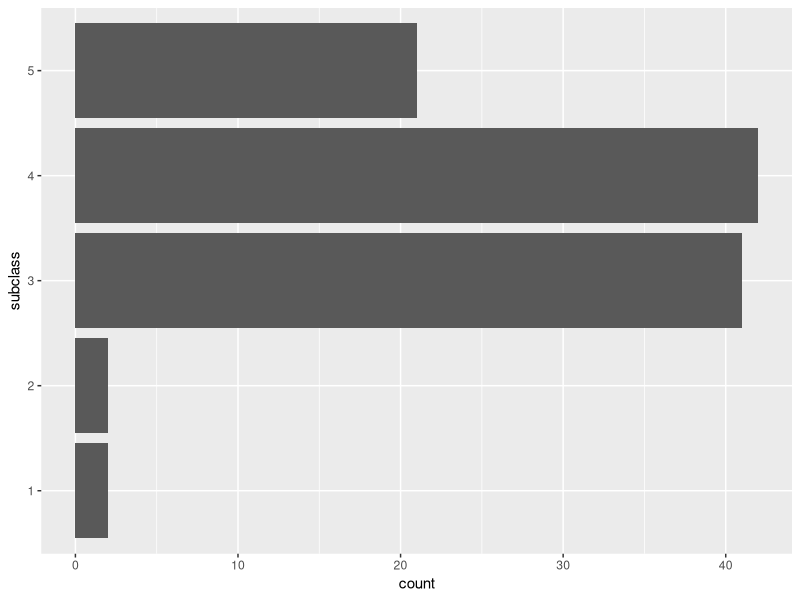
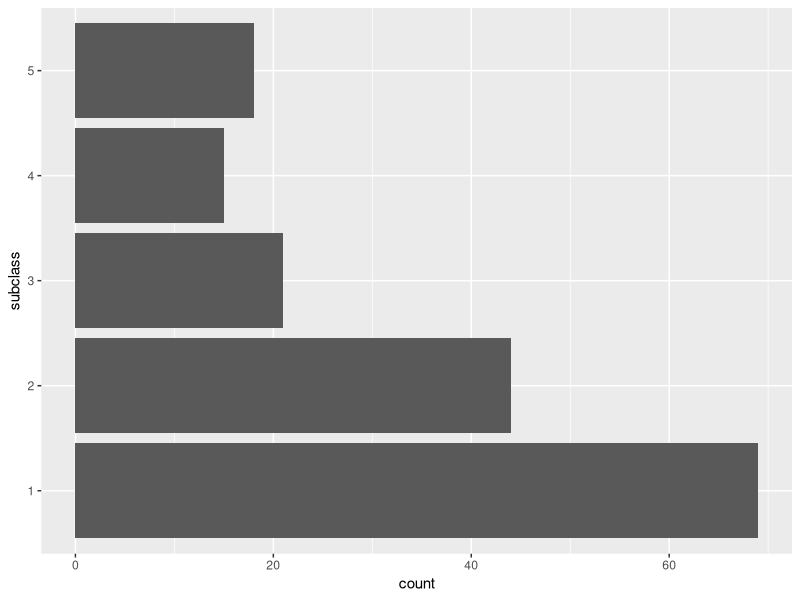
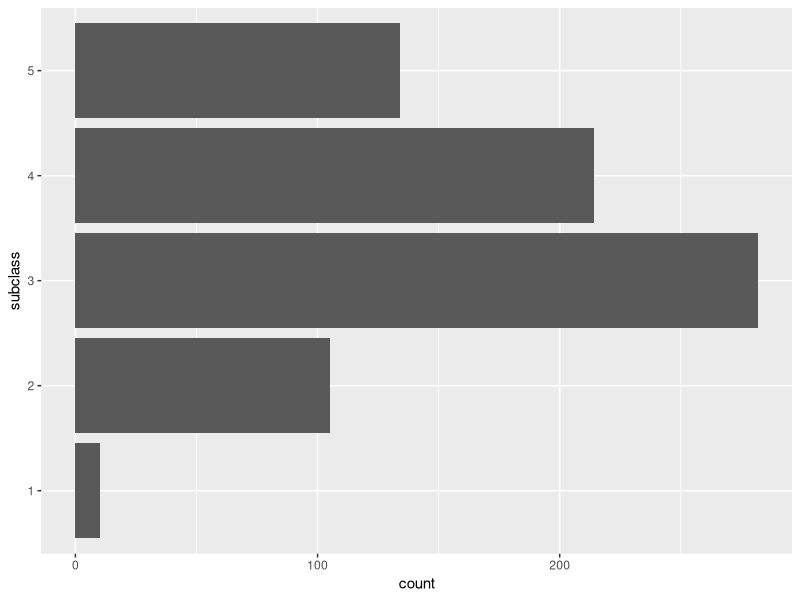
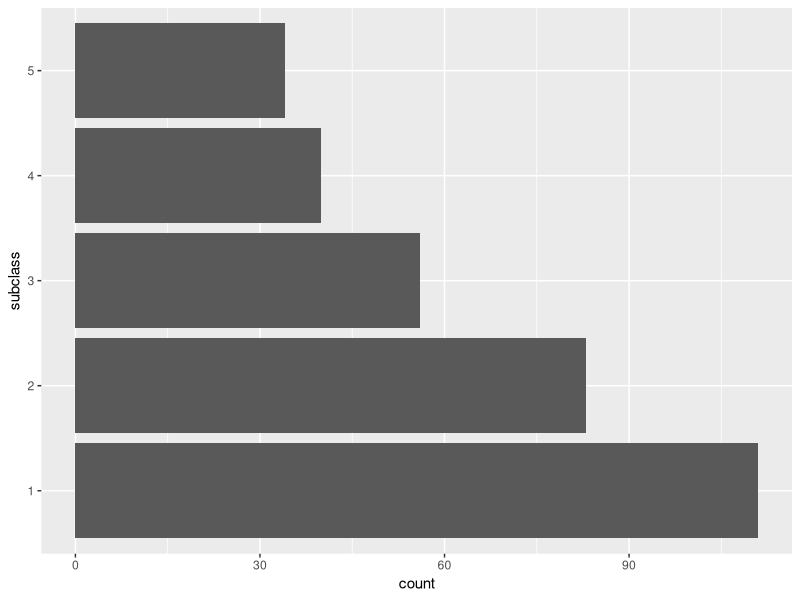
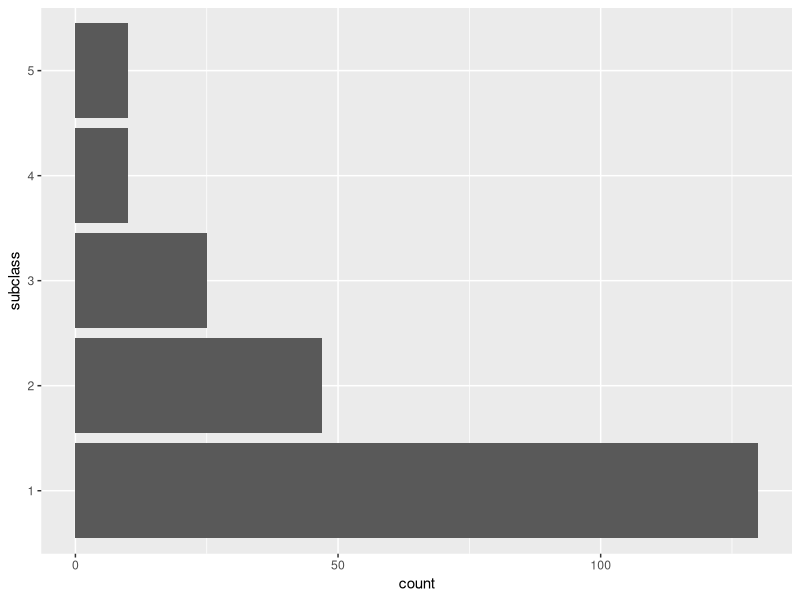
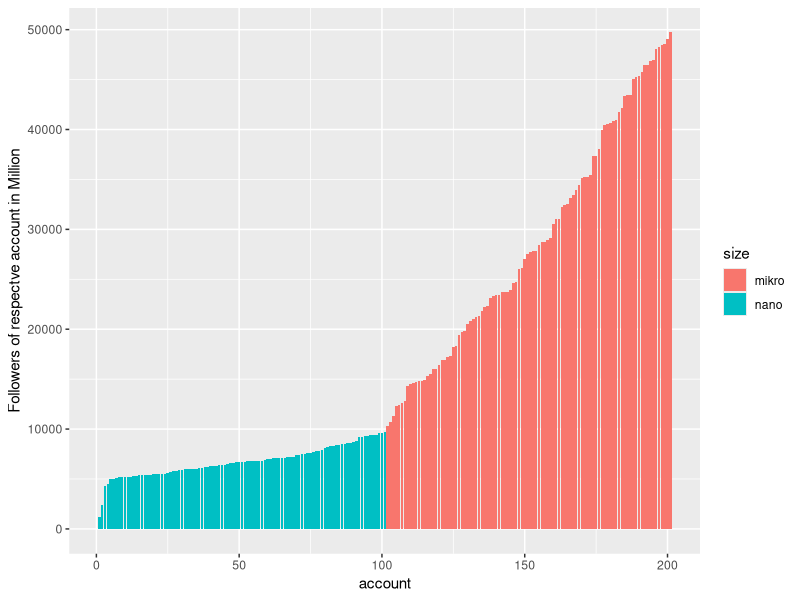
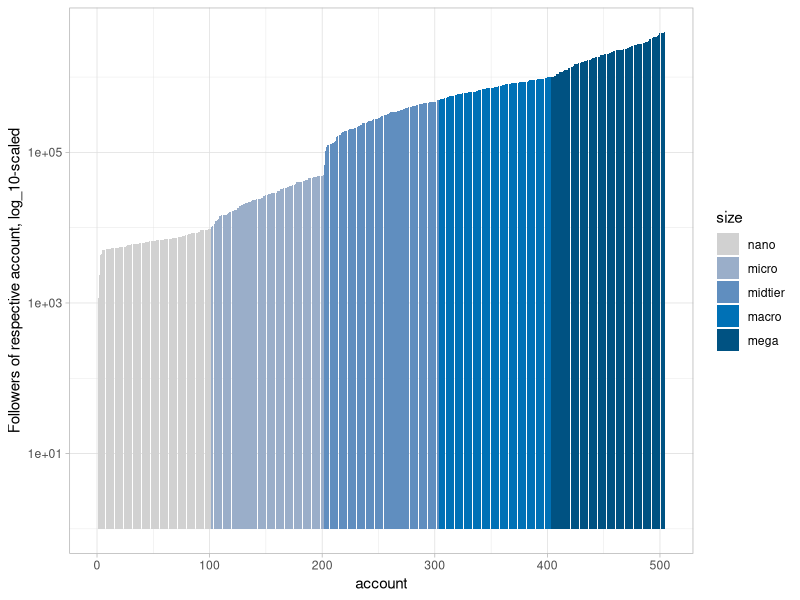

Write the R code that produced these figures, in order.
##########################################
#                                        #
#          Masterarbeit am               #
#  Lehrstuhl für quantitatives Marketing #
#        und Konsumentenverhalten        #
#                                        #
#          (c) 2023, Thomas Frost        #
#           Universität Mannheim         #
#                                        #
#        tfrost@mail.uni-mannheim.de     #
#                                        #
##########################################

# 01 - Library Installs #######################################

install.packages('tidyverse')

# 02 - Setup ##################################################

library(tidyverse)
library(colorspace)

set.seed(4120)
sequential_hcl(n = 7, h = 245, c = c(50, 75, NA), l = c(33, 84), power = 0.95, register = "thomascolor")

#03 - Import ##################################################

nano <- read_csv('data/nano-full.csv')
nano2 <- read_csv2('data/ainfluencer_nano_after.csv')
mikro <- read_csv('data/mikro-full.csv')
midtier <- read_csv('data/midtier-full.csv')
makro <- read_csv('data/makro-full.csv')
mega <- read_csv('data/mega-full.csv')

#03.01 - Data Cleaning ########################################

colnames(nano) <- make.names(colnames(nano))
colnames(mikro) <- make.names(colnames(mikro))
colnames(midtier) <- make.names(colnames(midtier))
colnames(makro) <- make.names(colnames(makro))
colnames(mega) <- make.names(colnames(mega))

nano$FlagshipSocialNetwork <- as.factor(nano$FlagshipSocialNetwork)
mikro$FlagshipSocialNetwork <- as.factor(mikro$FlagshipSocialNetwork)
midtier$FlagshipSocialNetwork <- as.factor(midtier$FlagshipSocialNetwork)
makro$FlagshipSocialNetwork <- as.factor(makro$FlagshipSocialNetwork)
mega$FlagshipSocialNetwork <- as.factor(mega$FlagshipSocialNetwork)


#04 - Filtering ###############################################

nano <- filter(nano,
               FlagshipSocialNetwork == 'instagram',
               Instagram.Followers <= 10000,
               IG_Total_Posts >= 20)

nano2 <- filter(nano2,
                yes_no == 'y')
nano2 <- select(nano2, -yes_no)
nano <- rbind(nano, nano2)

mikro <- filter(mikro,
               FlagshipSocialNetwork == 'instagram',
               Instagram.Followers > 10000 & Instagram.Followers <= 50000,
               IG_Total_Posts >= 20)

midtier <- filter(midtier,
                FlagshipSocialNetwork == 'instagram',
                Instagram.Followers > 50000 & Instagram.Followers <= 500000,
                IG_Total_Posts >= 20)

makro <- filter(makro,
                FlagshipSocialNetwork == 'instagram',
                Instagram.Followers > 100000 & Instagram.Followers <= 1000000,
                IG_Total_Posts >= 20)

# Limit of 4,000,000 followers to reduce outliers and extreme cases
mega <- filter(mega,
                FlagshipSocialNetwork == 'instagram',
               Instagram.Followers > 1000000 & Instagram.Followers <= 4000000,
                IG_Total_Posts >= 20)


#05 - Equal distribution inside size classes ##################

#05.01 - Function #############################################
newvar <- function(df, min, max) {
  int <- (max - min)/5
  df$subclass <- ((df$Instagram.Followers - min) %/% int) + 1
  
  df$subclass <- as.factor(df$subclass)
  
  return(df)
}


#05.02 - Application ###########################################

nano <- newvar(nano, 1000, 10000)
mikro <- newvar(mikro, 10000, 50000)
midtier <- newvar(midtier, 50000, 500000)
makro <- newvar(makro, 500000, 1000000)
mega <- newvar(mega, 1000000, 4000000)


#06 - Descriptive Visualizations ##############################

# 06.01 - Boxplot #############################################
#mega_box <- ggplot(mega, aes(y = `Instagram Followers`)) + geom_boxplot()
#mega_box

#
# 06.02. - Bar Charts #########################################
#

nano_bar <- ggplot(nano, aes(y = subclass)) + geom_bar()
nano_bar

mikro_bar <- ggplot(mikro, aes(y = subclass)) + geom_bar()
mikro_bar

midtier_bar <- ggplot(midtier, aes(y = subclass)) + geom_bar()
midtier_bar

makro_bar <- ggplot(makro, aes(y = subclass)) + geom_bar()
makro_bar

mega_bar <- ggplot(mega, aes(y = subclass)) + geom_bar()
mega_bar

# 07 - Create equal distribution in size classes ##############

randsel <- function(df, min, max, n) {
  resultdf <- data.frame(
    FlagshipSocialNetwork = factor(),
    IN_NumOfAccounts = numeric(),
    Instagram.URL = character(),
    Instagram.Followers = numeric(),
    IG_Total_Posts = numeric(),
    subclass = factor())
  
  dist <- as.data.frame(table(df$subclass))
  
  if (min(dist$Freq >= 20)) {
    for (j in 1:5) {
      tempdf <- filter(df, subclass == j)
      #print(as.data.frame(slice_sample(tempdf, n = n/5)))
      resultdf <- rbind(resultdf, as.data.frame(slice_sample(tempdf, n = n/5)))
    }
    
  } else {
    m <- 5
    interval <- n/m
    for (i in order(dist$Freq)) {
      if (nrow(filter(df, subclass == i)) <= interval) {
        resultdf <- rbind(resultdf, filter(df, subclass == i))
        n <- n - nrow(filter(df, subclass == i))
        m <- m - 1
        interval <- ceiling(n/m)
      } else {
        tempdf <- filter(df, subclass == i)
        resultdf <- rbind(resultdf, as.data.frame(slice_sample(tempdf, n = interval)))
      }
    }
  }
  
  return(resultdf)
}

nanosel <- randsel(nano, 1000, 10000, 100)
mikrosel <- randsel(mikro, 1000, 10000, 100)
midtiersel <- randsel(midtier, 1000, 10000, 100)
makrosel <- randsel(makro, 1000, 10000, 100)
megasel <- randsel(mega, 1000, 10000, 100)


# 08 - create full list #######################################


nanosel$size <- 'nano'
mikrosel$size <- 'mikro'
midtiersel$size <- 'midtier'
makrosel$size <- 'makro'
megasel$size <- 'mega'

fulldf <- rbind(nanosel, mikrosel, midtiersel, makrosel, megasel)
fulldf <- filter(fulldf, Instagram.URL != '')
fulldf$Instagram.Account <- str_remove(fulldf$Instagram.URL, 'https://instagram.com/')
fulldf$Instagram.Account <- str_remove(fulldf$Instagram.Account, 'http://www.instagram.com/')

fulldfo <- fulldf[order(fulldf$Instagram.Followers), ]

nmm <- filter(fulldfo, size == 'nano' | size == 'mikro')
nmmdist <- ggplot(nmm, aes( x = 1:length(Instagram.Followers), y = Instagram.Followers, fill = size)) +
  geom_col() +
  xlab('account') +
  ylab('Followers of respectve account in Million')

nmmdist

fulldfo$size[fulldfo$size == "mikro"] <- "micro"
fulldfo$size[fulldfo$size == "makro"] <- "macro"

fulldfo$size <- factor(fulldfo$size, ordered = TRUE, levels = c("nano", "micro", "midtier", "macro", "mega"))

fulldist <- ggplot(fulldfo, aes(x = 1:length(Instagram.Followers), y = Instagram.Followers , fill = size)) +
  geom_col() +
  xlab('account') +
  ylab('Followers of respective account, log_10-scaled') +
  scale_y_log10() +
  theme_light() +
  scale_fill_discrete_sequential(palette = "thomascolor")


fulldist


fulldfexport <- select(fulldf, Instagram.URL, Instagram.Account, Instagram.Followers, size)
write_csv(fulldfexport, 'data/fulldf-export.csv')
